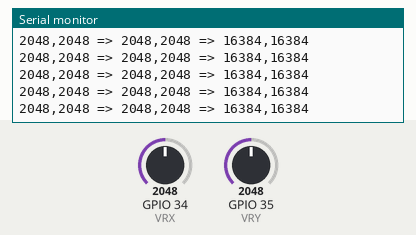
Simulated run of this sketch. Board: ESP32. Shown: the last lines printed to the serial monitor. The test bench sets the inputs (shaded band); at power-on: GPIO 34 (VRX) = 2048, GPIO 35 (VRY) = 2048. USB keyboard and mouse output is not drawn.

Above: at 1.2 s.
1.3 s: GPIO 34 (VRX) set to 1294
At 2.4 s:
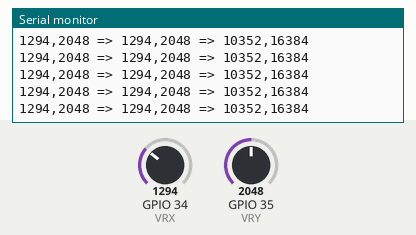
2.8 s: GPIO 34 (VRX) set to 1248
At 3.9 s:
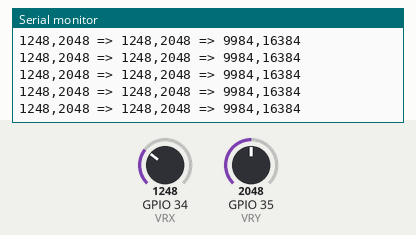
4.3 s: GPIO 34 (VRX) set to 1039
At 5.4 s:
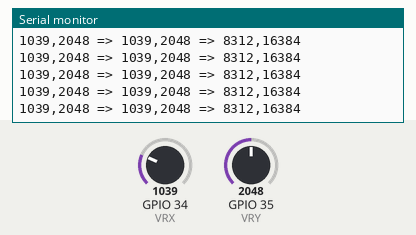
7.3 s: GPIO 34 (VRX) set to 999
Timing chart, 0 to 8.0 s (numbered marks = the images above; inputs shaded):
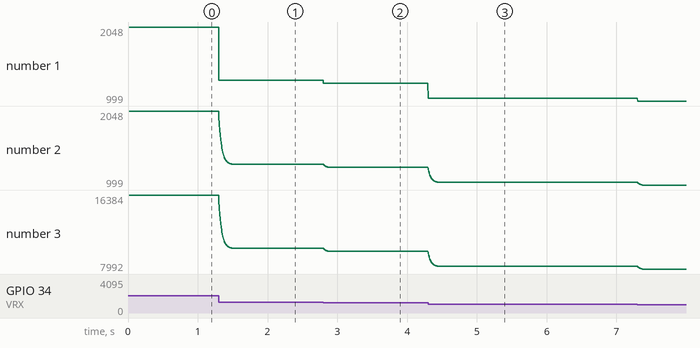

The sketch:

Controller.ino
```cpp
/*
 * This example turns the ESP32 into a Bluetooth LE gamepad that presses buttons
 * and moves axis
 *
 * At the moment we are using the default settings, but they can be canged using
 * a BleGamepadConfig instance as parameter for the begin function.
 *
 * Possible buttons are:
 * BUTTON_1 through to BUTTON_16
 * (16 buttons by default. Library can be configured to use up to 128)
 *
 * Possible DPAD/HAT switch position values are:
 * DPAD_CENTERED, DPAD_UP, DPAD_UP_RIGHT, DPAD_RIGHT, DPAD_DOWN_RIGHT,
 * DPAD_DOWN, DPAD_DOWN_LEFT, DPAD_LEFT, DPAD_UP_LEFT (or HAT_CENTERED, HAT_UP
 * etc)
 *
 * bleGamepad.setAxes sets all axes at once. There are a few:
 * (x axis, y axis, z axis, rx axis, ry axis, rz axis, slider 1, slider 2)
 *
 * Alternatively, bleGamepad.setHIDAxes sets all axes at once. in the order of:
 * (x axis, y axis, z axis, rz axis, ry axis, rz axis, slider 1, slider 2)  <-
 * order HID report is actually given in
 *
 * Library can also be configured to support up to 5 simulation controls
 * (rudder, throttle, accelerator, brake, steering), but they are not enabled by
 * default.
 *
 * Library can also be configured to support different function buttons
 * (start, select, menu, home, back, volume increase, volume decrease, volume
 * mute) start and select are enabled by default
 */

#include <Arduino.h>
#include <BleGamepad.h>

BleGamepad bleGamepad;

const int VRX = 34;
const int VRY = 35;
const int SW = 32;

int MX;
int MY;
int LX;
int LY;
int x_read_avg;
int y_read_avg;
void setup() {
    Serial.begin(115200);
    Serial.println("Starting BLE work!");
    bleGamepad.begin();

    pinMode(SW, INPUT_PULLUP);
    // The default bleGamepad.begin() above enables 16 buttons, all axes, one
    // hat, and no simulation controls or special buttons

    for (int i = 0; i < 20; i++)
        analogRead(VRX);
    for (int i = 0; i < 20; i++)
        analogRead(VRY);
    delay(10);

    MX = analogRead(VRX);
    MY = analogRead(VRY);
    LX = 0;
    LY = 0;
    x_read_avg = MX;
    y_read_avg = MY;
}

void loop() {
    constexpr int DX = 1870;
    constexpr int XSCALE = (1 << 14) / DX;
    constexpr int DY = 1870;
    constexpr int YSCALE = (1 << 14) / DX;
    constexpr int alpha = 5000; // / (1<<16)
    constexpr int oneMinusAlpha = (1 << 16) - alpha;
    if (bleGamepad.isConnected()) {

        // if (digitalRead(SW)) {
        //     Serial.println("btn vcc");
        // } else {
        //     Serial.println("btn gnd");
        // }

        int x_read = analogRead(VRX);
        int y_read = analogRead(VRY);
        x_read_avg = ((alpha * x_read) + (oneMinusAlpha * x_read_avg)) >> 16;
        y_read_avg = ((alpha * y_read) + (oneMinusAlpha * y_read_avg)) >> 16;
        int x_val = (x_read_avg - MX) * XSCALE + 16384;
        int y_val = (y_read_avg - MY) * YSCALE + 16384;

        if (x_val < 0)
            x_val = 0;
        if (x_val > 32767)
            x_val = 32767;

        if (y_val < 0)
            y_val = 0;
        if (y_val > 32767)
            y_val = 32767;

        Serial.print(x_read);
        Serial.print(",");
        Serial.print(y_read);
        Serial.print(" => ");
        Serial.print(x_read_avg);
        Serial.print(",");
        Serial.print(y_read_avg);
        Serial.print(" => ");
        Serial.print(x_val);
        Serial.print(",");
        Serial.print(y_val);
        Serial.print("\n");

        bleGamepad.setAxes(x_val, y_val, 0, 0, 0, 0, 0, 0);
        // Serial.println("Press buttons 5, 16 and start. Move all enabled axes
        // to max. Set DPAD (hat 1) to down right.");
        // bleGamepad.press(BUTTON_5);
        // bleGamepad.press(BUTTON_16);
        // bleGamepad.pressStart();
        // bleGamepad.setAxes(32767, 32767, 32767, 32767, 32767, 32767, 32767,
        // 32767);       //(X, Y, Z, RX, RY, RZ)
        // //bleGamepad.setHIDAxes(32767, 32767, 32767, 32767, 32767, 32767,
        // 32767, 32767);  //(X, Y, Z, RZ, RX, RY)
        // bleGamepad.setHat1(HAT_DOWN_RIGHT);
        // // All axes, sliders, hats etc can also be set independently. See the
        // IndividualAxes.ino example delay(500);

        // Serial.println("Release button 5 and start. Move all axes to min. Set
        // DPAD (hat 1) to centred."); bleGamepad.release(BUTTON_5);
        // bleGamepad.releaseStart();
        // bleGamepad.setHat1(HAT_CENTERED);
        // bleGamepad.setAxes(0, 0, 0, 0, 0, 0, 0, 0);           //(X, Y, Z, RX,
        // RY, RZ)
        // //bleGamepad.setHIDAxes(0, 0, 0, 0, 0, 0, 0, 0);      //(X, Y, Z, RZ,
        // RX, RY) delay(500);
    }
}
```

Measured:
- after the input at 1.3 s, the serial monitor: prints a new line at once (image 1)
- after the input at 2.8 s, the serial monitor: prints a new line at once (image 2)
- plotted number 1: 2048 → 1294 after the input at 1.3 s, 1294 → 1248 after the input at 2.8 s, 1039 → 999 after the input at 7.3 s
- plotted number 2: 2048 → 1294 after the input at 1.3 s, 1294 → 1248 after the input at 2.8 s, 1039 → 999 after the input at 7.3 s
- plotted number 3: 16384 → 10352 after the input at 1.3 s, 10352 → 9984 after the input at 2.8 s, 8312 → 7992 after the input at 7.3 s
